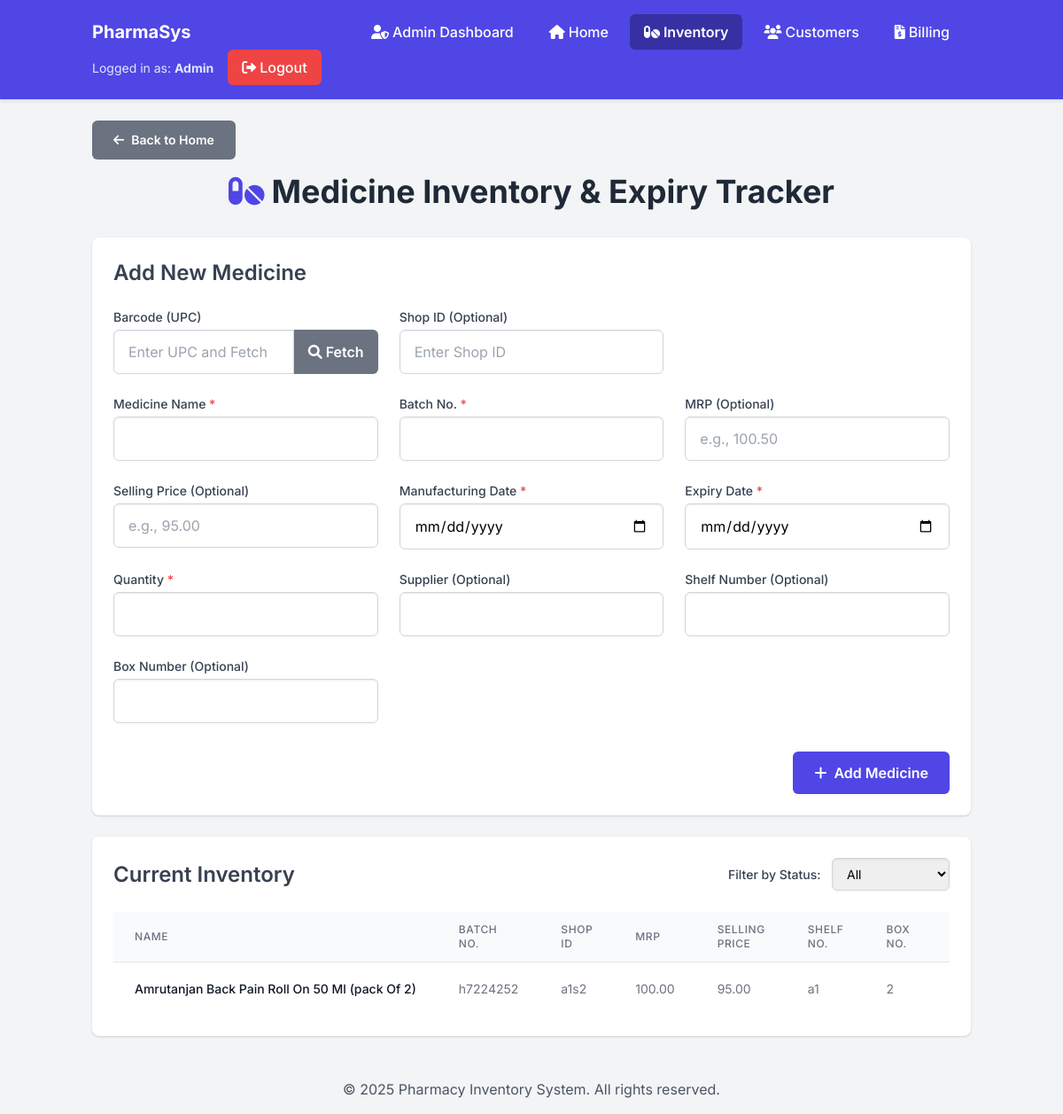
The app's page /inventory (signed in) with its own data.
### tables this page shows
CREATE TABLE medicines (
    id INTEGER PRIMARY KEY AUTOINCREMENT,
    barcode TEXT,
    medicineName TEXT NOT NULL,
    batchNo TEXT NOT NULL,
    mrp REAL,
    sellingPrice REAL, -- This will be the default price per unit for billing
    mfgDate TEXT NOT NULL,
    expiryDate TEXT NOT NULL,
    quantity INTEGER NOT NULL, -- Stock quantity
    supplier TEXT,
    shelfNo TEXT,
    boxNo TEXT,
    shop_id TEXT, -- Optional ID for the medicine itself (e.g., internal code)
    timestamp DATETIME DEFAULT CURRENT_TIMESTAMP
);

### app.py (the view)
@app.route('/inventory')
@login_required()
def inventory():
    db = get_db()
    if not table_exists('medicines'):
        flash("The 'medicines' table is missing. Please initialize the database.", "error")
        return render_template('inventory.html', medicines=[]), 500
    cur = db.execute("SELECT id, barcode, medicineName, batchNo, mrp, sellingPrice, mfgDate, expiryDate, quantity, supplier, shelfNo, boxNo, shop_id FROM medicines ORDER BY expiryDate ASC")
    medicines_from_db = cur.fetchall()
    medicines_with_status = []
    for row in medicines_from_db:
        med_dict = dict(row)
        status_info = get_expiry_status(med_dict.get('expiryDate'))
        full_med_info = {**med_dict, **status_info}
        medicines_with_status.append(full_med_info)
    return render_template('inventory.html', medicines=medicines_with_status)

### app.py (called while the page is built, shortened)
def get_db():
    db = getattr(g, '_database', None)
    if db is None:
        db = g._database = sqlite3.connect(DATABASE)
        db.row_factory = sqlite3.Row
    return db

@app.teardown_appcontext
def close_connection(exception):
    db = getattr(g, '_database', None)
    if db is not None:
        db.close()

def table_exists(table_name):
    db = get_db()
    cur = db.execute("SELECT name FROM sqlite_master WHERE type='table' AND name=?", (table_name,))
    return cur.fetchone() is not None

def get_expiry_status(expiry_date_str):
    if not expiry_date_str:
        return {"statusText": "N/A", "statusClass": "badge-secondary", "statusKey": "unknown"}
    today = datetime.date.today()
    try:
        expiry_date = datetime.datetime.strptime(str(expiry_date_str), '%Y-%m-%d').date()
    except ValueError:
        return {"statusText": "Invalid Date", "statusClass": "badge-danger", "statusKey": "invalid"}
    if expiry_date < today:
        return {"statusText": "Expired", "statusClass": "badge-danger", "statusKey": "expired"}
    elif expiry_date <= (today + datetime.timedelta(days=30)):
        return {"statusText": "Expires Soon", "statusClass": "badge-warning", "statusKey": "soon"}
    else:
        return {"statusText": "Good", "statusClass": "badge-success", "statusKey": "good"}

@app.context_processor
def inject_now():
    return {'SCRIPT_START_TIME': datetime.datetime.utcnow()}

@app.context_processor
def inject_user_role():
    if 'user_id' in session:
        return {'user_role': session.get('role')}
    return {}

def login_required(role=None):
    def decorator(f):
        @wraps(f)
        def decorated_function(*args, **kwargs):
            if 'user_id' not in session:
                flash('Please log in to access this page.', 'info')
                return redirect(url_for('login', next=request.url))
            return f(*args, **kwargs)
        return decorated_function
    return decorator

### templates/inventory.html (shortened to what this page needs)
{% extends "base.html" %}
{% block content %}
    <div class="mb-4">
        <a href="{{ url_for('home') }}" class="btn btn-secondary text-sm">
            <i class="fas fa-arrow-left mr-2"></i>Back to Home
        </a>
    </div>
    <header class="mb-8 text-center">
        <h1 class="text-3xl md:text-4xl font-bold text-gray-800">
            <i class="fas fa-pills text-indigo-600 mr-2"></i>Medicine Inventory & Expiry Tracker
        </h1>
    </header>
    <div class="card">
        <h2 class="text-2xl font-semibold text-gray-700 mb-6">Add New Medicine</h2>
        <form id="addMedicineForm">
            <div class="grid grid-cols-1 md:grid-cols-2 lg:grid-cols-3 gap-6 mb-6">
                <div>
                    <label for="barcode" class="block text-sm font-medium text-gray-700 mb-1">Barcode (UPC)</label>
                    <div class="flex">
                        <input type="text" id="barcode" name="barcode" class="input-field rounded-r-none" placeholder="Enter UPC and Fetch">
                        <button type="button" id="fetchBarcodeDetailsBtn" class="btn btn-secondary rounded-l-none px-4">
                            <i class="fas fa-search mr-1"></i> Fetch
                        </button>
                    </div>
                </div>
                <div> <label for="shopId" class="block text-sm font-medium text-gray-700 mb-1">Shop ID (Optional)</label>
                    <input type="text" id="shopId" name="shopId" class="input-field" placeholder="Enter Shop ID">
                </div>
            </div>
            <div class="grid grid-cols-1 sm:grid-cols-2 lg:grid-cols-3 xl:grid-cols-5 gap-6">
                <div>
                    <label for="medicineName" class="block text-sm font-medium text-gray-700 mb-1">Medicine Name <span class="text-red-500">*</span></label>
                    <input type="text" id="medicineName" name="medicineName" class="input-field" required>
                </div>
                <div>
                    <label for="batchNo" class="block text-sm font-medium text-gray-700 mb-1">Batch No. <span class="text-red-500">*</span></label>
                    <input type="text" id="batchNo" name="batchNo" class="input-field" required>
                </div>
                 <div>
                    <label for="mrp" class="block text-sm font-medium text-gray-700 mb-1">MRP (Optional)</label>
                    <input type="number" step="0.01" id="mrp" name="mrp" class="input-field" placeholder="e.g., 100.50">
                </div>
                <div>
                    <label for="sellingPrice" class="block text-sm font-medium text-gray-700 mb-1">Selling Price (Optional)</label>
                    <input type="number" step="0.01" id="sellingPrice" name="sellingPrice" class="input-field" placeholder="e.g., 95.00">
                </div>
                <div>
                    <label for="mfgDate" class="block text-sm font-medium text-gray-700 mb-1">Manufacturing Date <span class="text-red-500">*</span></label>
                    <input type="date" id="mfgDate" name="mfgDate" class="input-field" required>
                </div>
                <div>
                    <label for="expiryDate" class="block text-sm font-medium text-gray-700 mb-1">Expiry Date <span class="text-red-500">*</span></label>
                    <input type="date" id="expiryDate" name="expiryDate" class="input-field" required>
                </div>
                <div>
                    <label for="quantity" class="block text-sm font-medium text-gray-700 mb-1">Quantity <span class="text-red-500">*</span></label>
                    <input type="number" id="quantity" name="quantity" class="input-field" min="0" required>
                </div>
                <div>
                    <label for="supplier" class="block text-sm font-medium text-gray-700 mb-1">Supplier (Optional)</label>
                    <input type="text" id="supplier" name="supplier" class="input-field">
                </div>
                <div>
                    <label for="shelfNo" class="block text-sm font-medium text-gray-700 mb-1">Shelf Number (Optional)</label>
                    <input type="text" id="shelfNo" name="shelfNo" class="input-field">
                </div>
                <div>
                    <label for="boxNo" class="block text-sm font-medium text-gray-700 mb-1">Box Number (Optional)</label>
                    <input type="text" id="boxNo" name="boxNo" class="input-field">
                </div>
                <div class="sm:col-span-2 lg:col-span-3 xl:col-span-5 flex justify-end mt-2">
                    <button type="submit" id="addMedicineBtn" class="btn btn-primary">
                        <i class="fas fa-plus mr-2"></i>Add Medicine
                    </button>
                </div>
            </div>
        </form>
    </div>
    <div class="card">
        <div class="flex flex-col md:flex-row justify-between items-center mb-6">
            <h2 class="text-2xl font-semibold text-gray-700">Current Inventory</h2>
            <div class="mt-4 md:mt-0">
                <label for="filterExpiry" class="text-sm font-medium text-gray-700 mr-2">Filter by Status:</label>
                <select id="filterExpiry" class="input-field py-2 px-3 w-auto text-sm">
                    <option value="all">All</option>
                </select>
            </div>
        </div>
        <div class="table-responsive">
            <table class="min-w-full divide-y divide-gray-200">
                <thead class="bg-gray-50">
                    <tr>
                        <th class="px-6 py-3 text-left text-xs font-medium text-gray-500 uppercase tracking-wider">Name</th>
                        <th class="px-6 py-3 text-left text-xs font-medium text-gray-500 uppercase tracking-wider">Batch No.</th>
                        <th class="px-6 py-3 text-left text-xs font-medium text-gray-500 uppercase tracking-wider">Shop ID</th> <th class="px-6 py-3 text-left text-xs font-medium text-gray-500 uppercase tracking-wider">MRP</th>
                        <th class="px-6 py-3 text-left text-xs font-medium text-gray-500 uppercase tracking-wider">Selling Price</th>
                        <th class="px-6 py-3 text-left text-xs font-medium text-gray-500 uppercase tracking-wider">Shelf No.</th>
                        <th class="px-6 py-3 text-left text-xs font-medium text-gray-500 uppercase tracking-wider">Box No.</th>
                        <th class="px-6 py-3 text-left text-xs font-medium text-gray-500 uppercase tracking-wider">Expiry Date</th>
                    </tr>
                </thead>
                <tbody id="medicineTableBody" class="bg-white divide-y divide-gray-200">
                    {% if medicines %}
                        {% for medicine in medicines %}
                        <tr data-id="{{ medicine.id }}" data-status-key="{{ medicine.statusKey }}">
                            <td class="px-6 py-4 whitespace-nowrap text-sm font-medium text-gray-900">{{ medicine.medicineName }}</td>
                            <td class="px-6 py-4 whitespace-nowrap text-sm text-gray-500">{{ medicine.batchNo }}</td>
                            <td class="px-6 py-4 whitespace-nowrap text-sm text-gray-500">{{ medicine.shop_id or 'N/A' }}</td> <td class="px-6 py-4 whitespace-nowrap text-sm text-gray-500">{{ '%.2f' | format(medicine.mrp) if medicine.mrp is not none else 'N/A' }}</td>
                            <td class="px-6 py-4 whitespace-nowrap text-sm text-gray-500">{{ '%.2f' | format(medicine.sellingPrice) if medicine.sellingPrice is not none else 'N/A' }}</td>
                            <td class="px-6 py-4 whitespace-nowrap text-sm text-gray-500">{{ medicine.shelfNo or 'N/A' }}</td>
                            <td class="px-6 py-4 whitespace-nowrap text-sm text-gray-500">{{ medicine.boxNo or 'N/A' }}</td>
                            <td class="px-6 py-4 whitespace-nowrap text-sm text-gray-500">{{ medicine.expiryDate }}</td>
                        </tr>
                        {% endfor %}
                    {% else %}
                        <tr id="empty-row-placeholder-rendered">
                            <td colspan="11" class="px-6 py-4 whitespace-nowrap text-sm text-gray-500 text-center">No medicines added yet.</td>
                        </tr>
                    {% endif %}
                </tbody>
            </table>
        </div>
    </div>
{% endblock %}

### templates/base.html (style rules this page uses)
body { font-family: 'Inter', sans-serif; background-color: #f3f4f6; }
.card { background-color: white; border-radius: 0.5rem; box-shadow: 0 1px 3px 0 rgba(0,0,0,0.1), 0 1px 2px 0 rgba(0,0,0,0.06); padding: 1.5rem; margin-bottom: 1.5rem; }
.input-field { width: 100%; padding: 0.75rem 1rem; border: 1px solid #d1d5db; border-radius: 0.375rem; box-shadow: inset 0 1px 2px rgba(0,0,0,0.075); }
.btn { padding: 0.75rem 1.5rem; border-radius: 0.375rem; font-weight: 600; transition: background-color 0.2s ease-in-out; cursor: pointer; display: inline-flex; align-items: center; justify-content: center; }
.btn-primary { background-color: #4f46e5; color: white; }
.btn-secondary { background-color: #6b7280; color: white; }
.table-responsive { overflow-x: auto; }

### records on screen
medicines: medicineName "Amrutanjan Back Pain Roll On 50 Ml (pack Of 2)", batchNo "h7224252", shop "a1s2", mrp "100.00", sellingPrice "95.00", shelfNo "a1", boxNo "2"

### other values on screen
{{ session.role | capitalize }} "Admin"
